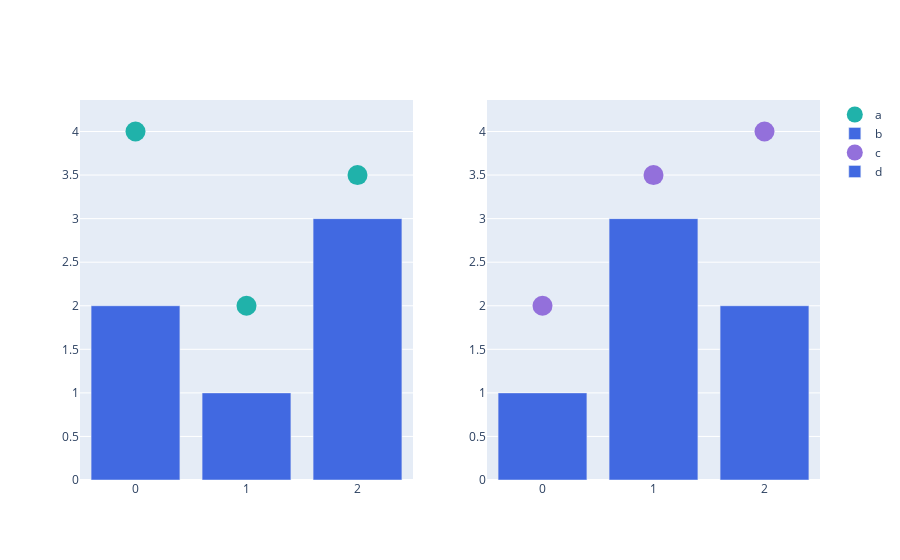

Notebook code cell kept with this figure:
### Code cell
from plotly.subplots import make_subplots

# subplot 생성
fig = make_subplots(rows=1, cols=2)

# Trace 추가하기
fig.add_scatter(y=[4, 2, 3.5], mode="markers",
                marker=dict(size=20, color="LightSeaGreen"),
                name="a", row=1, col=1)

fig.add_bar(y=[2, 1, 3],
            marker=dict(color="MediumPurple"),
            name="b", row=1, col=1)

fig.add_scatter(y=[2, 3.5, 4], mode="markers",
                marker=dict(size=20, color="MediumPurple"),
                name="c", row=1, col=2)

fig.add_bar(y=[1, 3, 2],
            marker=dict(color="LightSeaGreen"),
            name="d", row=1, col=2)

# 한번에 Bar plot 만 파란색으로 바꾸기
fig.update_traces(marker=dict(color="RoyalBlue"),
                  selector=dict(type="bar"))

fig.show()

### Figure 1 — Plotly figure (JSON) as saved in the notebook; plotly's stock layout.template omitted (floating-point values rounded to 4 significant figures)
{"data": [{"marker": {"color": "LightSeaGreen", "size": 20}, "mode": "markers", "name": "a", "type": "scatter", "xaxis": "x", "y": [4, 2, 3.5], "yaxis": "y"}, {"marker": {"color": "RoyalBlue"}, "name": "b", "type": "bar", "xaxis": "x", "y": [2, 1, 3], "yaxis": "y"}, {"marker": {"color": "MediumPurple", "size": 20}, "mode": "markers", "name": "c", "type": "scatter", "xaxis": "x2", "y": [2, 3.5, 4], "yaxis": "y2"}, {"marker": {"color": "RoyalBlue"}, "name": "d", "type": "bar", "xaxis": "x2", "y": [1, 3, 2], "yaxis": "y2"}], "layout": {"xaxis": {"anchor": "y", "domain": [0, 0.45]}, "xaxis2": {"anchor": "y2", "domain": [0.55, 1]}, "yaxis": {"anchor": "x", "domain": [0, 1]}, "yaxis2": {"anchor": "x2", "domain": [0, 1]}}}
